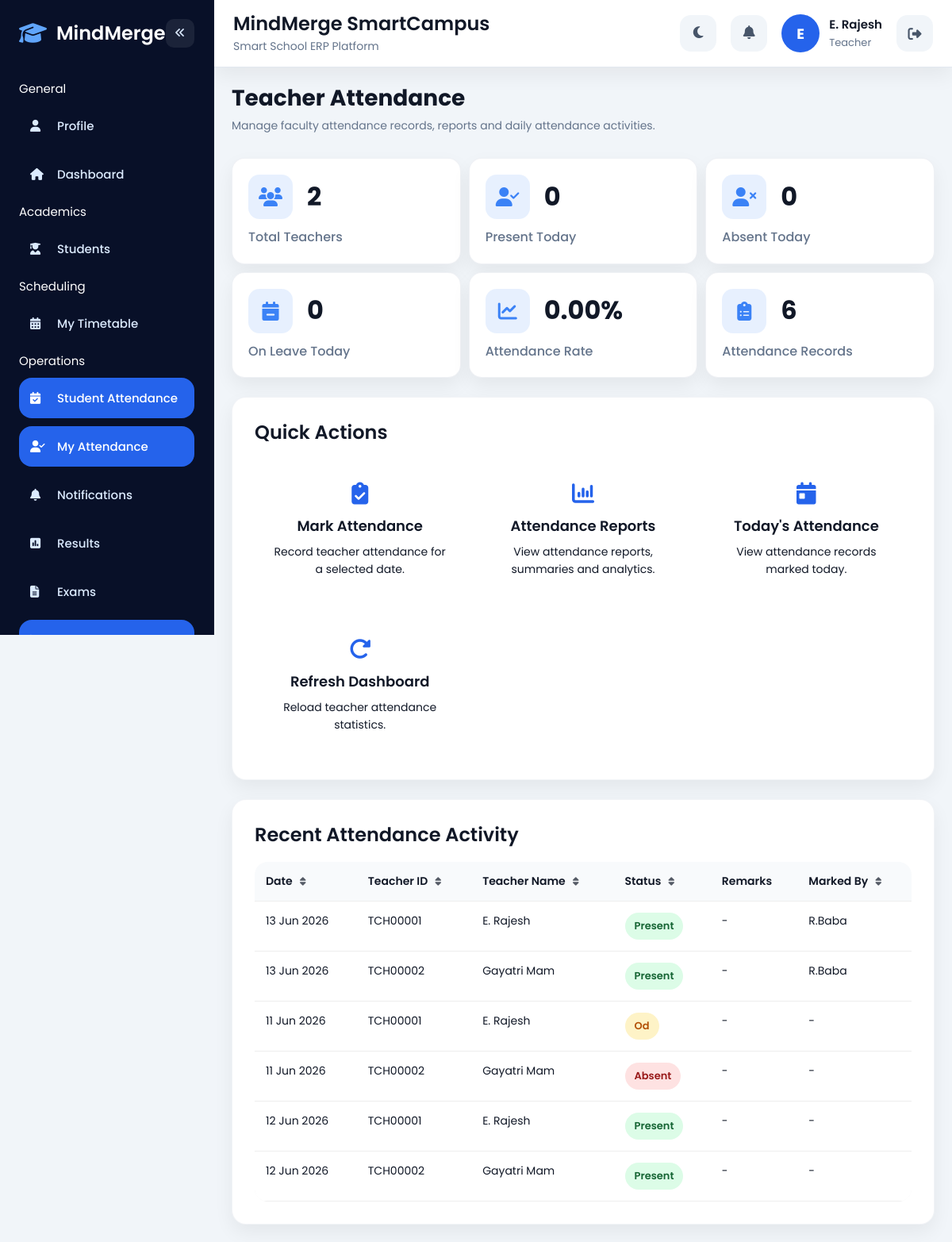
The page /attendance/teacher/index.php (signed in) on the database its author committed.
### tables this page shows
CREATE TABLE `teacher_attendance` (
  `attendance_id` int(11) NOT NULL,
  `teacher_id` int(11) NOT NULL,
  `attendance_date` date NOT NULL,
  `status` enum('present','absent','leave','medical_leave','od','half_day') NOT NULL DEFAULT 'present',
  `remarks` text DEFAULT NULL,
  `created_by` int(11) DEFAULT NULL,
  `created_at` timestamp NOT NULL DEFAULT current_timestamp(),
  `updated_at` timestamp NULL DEFAULT NULL ON UPDATE current_timestamp()
);

CREATE TABLE `teachers` (
  `id` int(11) NOT NULL,
  `user_id` int(11) NOT NULL,
  `teacher_id` varchar(50) DEFAULT NULL,
  `class_id` int(11) DEFAULT NULL,
  `section_id` int(11) DEFAULT NULL,
  `subject_name` varchar(100) DEFAULT NULL,
  `qualification` varchar(100) DEFAULT NULL,
  `specialization` varchar(100) DEFAULT NULL,
  `salary` decimal(10,2) DEFAULT NULL,
  `created_at` timestamp NOT NULL DEFAULT current_timestamp()
);

CREATE TABLE `users` (
  `id` int(11) NOT NULL,
  `full_name` varchar(100) NOT NULL,
  `email` varchar(100) NOT NULL,
  `phone` varchar(20) NOT NULL,
  `password` varchar(255) NOT NULL,
  `role` enum('admin','teacher','student','parent') NOT NULL,
  `profile_photo` varchar(255) DEFAULT 'default.png',
  `theme_preference` varchar(20) DEFAULT 'light',
  `created_at` timestamp NOT NULL DEFAULT current_timestamp(),
  `admin_id` varchar(50) DEFAULT NULL
);

### attendance/teacher/index.php (the view, shortened to what this page needs)
<?php
include('../../config/db.php');
$total_teachers = mysqli_fetch_assoc(
mysqli_query(
$conn,
"SELECT COUNT(*) total
FROM teachers"
)
)['total'];
$present_today = mysqli_fetch_assoc(
mysqli_query(
$conn,
"SELECT COUNT(*) total
FROM teacher_attendance
WHERE
attendance_date = CURDATE()
AND
status='present'"
)
)['total'];
$absent_today = mysqli_fetch_assoc(
mysqli_query(
$conn,
"SELECT COUNT(*) total
FROM teacher_attendance
WHERE
attendance_date = CURDATE()
AND
status='absent'"
)
)['total'];
$leave_today = mysqli_fetch_assoc(
mysqli_query(
$conn,
"SELECT COUNT(*) total
FROM teacher_attendance
WHERE
attendance_date = CURDATE()
AND
status IN
(
'leave',
'medical_leave',
'od'
)"
)
)['total'];
$total_records = mysqli_fetch_assoc(
mysqli_query(
$conn,
"SELECT COUNT(*) total
FROM teacher_attendance"
)
)['total'];
$today_percentage = 0;
$recent_attendance = mysqli_query(
$conn,
"SELECT
ta.attendance_id,
ta.attendance_date,
ta.status,
ta.remarks,
t.teacher_id,
u.full_name,
creator.full_name AS marked_by
FROM teacher_attendance ta
JOIN teachers t
ON ta.teacher_id=t.id
JOIN users u
ON t.user_id=u.id
LEFT JOIN users creator
ON ta.created_by=creator.id
ORDER BY ta.created_at DESC
LIMIT 20"
);
?>
    <!DOCTYPE html>
    <html lang="en">
    <head>
    <link rel="stylesheet" href="../../assets/css/global.css">
    <link rel="stylesheet" href="../../assets/css/layout.css">
    <link rel="stylesheet" href="../../assets/css/components.css">
    <link
    rel="stylesheet"
    href="https://cdnjs.cloudflare.com/ajax/libs/font-awesome/6.5.1/css/all.min.css">
    </head>
    <body>
    <div class="app-layout">
    <?php include('../../partials/sidebar.php'); ?>
    <div class="main-content">
    <?php include('../../partials/topbar.php'); ?>
    <div class="page-content">
<div class="page-header">
    <div>
        <h1>
            Teacher Attendance
        </h1>
        <p>
            Manage faculty attendance records, reports and daily attendance activities.
        </p>
    </div>
</div>
<div class="dashboard-grid">
    <div class="dashboard-card stat-card">
        <div class="stat-top">
            <div class="card-icon">
                <i class="fa-solid fa-users"></i>
            </div>
            <h3>
                <?php echo $total_teachers; ?>
            </h3>
        </div>
        <p>
            Total Teachers
        </p>
    </div>
    <div class="dashboard-card stat-card">
        <div class="stat-top">
            <div class="card-icon">
                <i class="fa-solid fa-user-check"></i>
            </div>
            <h3>
                <?php echo $present_today; ?>
            </h3>
        </div>
        <p>
            Present Today
        </p>
    </div>
    <div class="dashboard-card stat-card">
        <div class="stat-top">
            <div class="card-icon">
                <i class="fa-solid fa-user-xmark"></i>
            </div>
            <h3>
                <?php echo $absent_today; ?>
            </h3>
        </div>
        <p>
            Absent Today
        </p>
    </div>
    <div class="dashboard-card stat-card">
        <div class="stat-top">
            <div class="card-icon">
                <i class="fa-solid fa-calendar-minus"></i>
            </div>
            <h3>
                <?php echo $leave_today; ?>
            </h3>
        </div>
        <p>
            On Leave Today
        </p>
    </div>
    <div class="dashboard-card stat-card">
        <div class="stat-top">
            <div class="card-icon">
                <i class="fa-solid fa-chart-line"></i>
            </div>
            <h3>
                <?php
echo number_format(
floatval(
$today_percentage
),
2
);
?>%
            </h3>
        </div>
        <p>
            Attendance Rate
        </p>
    </div>
    <div class="dashboard-card stat-card">
<div class="stat-top">
<div class="card-icon">
<i class="fa-solid fa-clipboard-list"></i>
</div>
<h3>
<?php echo $total_records; ?>
</h3>
</div>
<p>
Attendance Records
</p>
</div>
</div>
<div class="dashboard-section">
    <div class="section-header">
        <h2>
            Quick Actions
        </h2>
    </div>
    <div class="quick-actions">
        <a
        href="mark.php"
        class="action-card"
        >
            <i class="fa-solid fa-clipboard-check"></i>
            <h3>
                Mark Attendance
            </h3>
            <p>
                Record teacher attendance for a selected date.
            </p>
        </a>
        <a
        href="report.php"
        class="action-card"
        >
            <i class="fa-solid fa-chart-column"></i>
            <h3>
                Attendance Reports
            </h3>
            <p>
                View attendance reports, summaries and analytics.
            </p>
        </a>
        <a
        href="report.php?date_from=<?php echo date('Y-m-d'); ?>&date_to=<?php echo date('Y-m-d'); ?>"
        class="action-card"
        >
            <i class="fa-solid fa-calendar-day"></i>
            <h3>
                Today's Attendance
            </h3>
            <p>
                View attendance records marked today.
            </p>
        </a>
    <a
href="index.php"
class="action-card"
>
<i class="fa-solid fa-rotate-right"></i>
<h3>
Refresh Dashboard
</h3>
<p>
Reload teacher attendance statistics.
</p>
</a>
    </div>
</div>
<div class="dashboard-section">
    <div class="section-header">
        <h2>
            Recent Attendance Activity
        </h2>
    </div>
    <div class="table-responsive">
        <table
        class="data-table custom-table"
        >
            <thead>
                <tr>
                    <th data-sort="true">
                        Date
                    </th>
                    <th data-sort="true">
                        Teacher ID
                    </th>
                    <th data-sort="true">
                        Teacher Name
                    </th>
                    <th data-sort="true">
                        Status
                    </th>
                    <th>
                        Remarks
                    </th>
                    <th data-sort="true">
                        Marked By
                    </th>
                </tr>
            </thead>
            <tbody>
                <?php
                if(
                mysqli_num_rows(
                $recent_attendance
                ) > 0
                ){
                while(
                $row =
                mysqli_fetch_assoc(
                $recent_attendance
                )
                ){
                ?>
                <tr>
                    <td>
                        <?php
                        echo date(
                        'd M Y',
                        strtotime(
                        $row['attendance_date']
                        )
                        );
                        ?>
                    </td>
                    <td>
                        <?php
                        echo htmlspecialchars(
                        $row['teacher_id']
                        );
                        ?>
                    </td>
                    <td>
                        <?php
                        echo htmlspecialchars(
                        $row['full_name']
                        );
                        ?>
                    </td>
                    <td>
                        <?php
                        $badge_class =
                        'secondary';
                        if(
                        $row['status']
                        ==
                        'present'
                        ){
                        $badge_class =
                        'success';
                        }
                        elseif(
                        $row['status']
                        ==
                        'absent'
                        ){
                        $badge_class =
                        'danger';
                        }
                        else{
                        $badge_class =
                        'warning';
                        }
                        ?>
                        <span
class="status <?php echo $badge_class; ?>"
>
                            <?php
                            echo ucwords(
                            str_replace(
                            '_',
                            ' ',
                            $row['status']
                            )
                            );
                            ?>
                        </span>
                    </td>
                    <td>
                        <?php
                        echo !empty(
                        $row['remarks']
                        )
                        ?
                        htmlspecialchars(
                        $row['remarks']
                        )
                        :
                        '-';
                        ?>
                    </td>
                    <td>
                        <?php
                        echo !empty(
                        $row['marked_by']
                        )
                        ?
                        htmlspecialchars(
                        $row['marked_by']
                        )
                        :
                        '-';
                        ?>
                    </td>
                </tr>
                <?php
                }
                }
                ?>
            </tbody>
        </table>
    </div>
</div>
</div>
</body>
</html>

### assets/css/global.css (style rules this page uses)
:root { --primary:#2563eb; --primary-dark:#1d4ed8; --bg:#f1f5f9; --sidebar:#081028; --card:#ffffff; --text:#111827; --muted:#64748b; --success:#22c55e; --danger:#ef4444; --warning:#f59e0b; --radius-lg:18px; --radius-md:14px; --radius-sm:10px; --shadow: 0 10px 25px rgba(0,0,0,0.06); }
* { margin:0; padding:0; box-sizing:border-box; }
html, body { width:100%; overflow-x:hidden; scroll-behavior:smooth; }
body { font-family:'Poppins',sans-serif; background:var(--bg); color:var(--text); font-size:15px; }
h1 { font-size:34px; font-weight:700; line-height:1.2; }
h2 { font-size:24px; font-weight:600; line-height:1.3; }
h3 { font-size:18px; font-weight:600; line-height:1.4; }
p { color:var(--muted); line-height:1.6; font-size:14px; }
.page-content { padding:24px; width:100%; max-width:1500px; margin:auto; }
.table-responsive { width:100%; overflow-x:auto; border-radius:16px; }
@media (max-width:1200px) { .page-content { padding:22px; } }

### assets/css/layout.css (style rules this page uses)
.app-layout { display:flex; min-height:100vh; background:var(--bg); }
.main-content { margin-left:270px; width:100%; min-height:100vh; transition:0.3s; }

### assets/css/components.css (style rules this page uses)
.dashboard-grid { display:grid; grid-template-columns: repeat(auto-fit,minmax(260px,1fr)); gap:10px; }
.dashboard-card { background:var(--card); border-radius:var(--radius-lg); box-shadow:var(--shadow); transition:0.3s; width:100%; overflow:hidden; padding:24px; border:1px solid rgba(148,163,184,.15); }
.table-responsive { width:100%; overflow-x:auto; border-radius:16px; }
.custom-table { width:100%; min-width:700px; border-collapse:collapse; background:var(--card); border-radius:16px; overflow:hidden; box-shadow:var(--shadow); }
.custom-table th, .custom-table td { padding:14px 16px; text-align:left; border-bottom:1px solid #eee; font-size:14px; vertical-align:top; }
.custom-table th { background:#f8fafc; font-weight:600; }
.page-header { display:flex; justify-content:space-between; align-items:center; gap:20px; flex-wrap:wrap; margin-bottom:30px; }
.dashboard-section { margin-top:24px; background:var(--card); padding:28px; border-radius:var(--radius-lg); box-shadow:var(--shadow); overflow:hidden; border:1px solid rgba(148,163,184,.12); }
.section-header { margin-bottom:18px; }
.card-icon { width:52px; height:52px; display:flex; align-items:center; justify-content:center; border-radius:12px; background:rgba(59,130,246,0.12); }
.card-icon i { font-size:22px; color:#3b82f6; }
.quick-actions { display:grid; grid-template-columns: repeat(auto-fit,minmax(250px,1fr)); gap:20px; align-items:stretch; }
.action-card { background:var(--card); padding:24px; border-radius:18px; text-align:center; display:flex; flex-direction:column; justify-content:center; min-height:180px; width:auto; height:100%; }
.action-card h3, .action-card p { text-decoration:none; color:inherit; }
.action-card i { font-size:28px; margin-bottom:14px; color:var(--primary); }
.action-card h3 { margin-bottom:8px; }
.action-card, .action-card:visited, .action-card:hover, .action-card:focus { text-decoration:none !important; color:inherit; }
.action-card h3, .action-card p { text-decoration:none !important; }
.status { padding:7px 12px; border-radius:30px; font-size:13px; font-weight:600; display:inline-block; }
.status.success { background:#dcfce7; color:#166534; }
.status.warning { background:#fef3c7; color:#92400e; }
.status.danger { background:#fee2e2; color:#991b1b; }
.custom-table th[data-sort="true"] { cursor:pointer; user-select:none; white-space:nowrap; }
.custom-table th, .custom-table td { padding:16px 18px; }
.status.warning { background:#fef3c7; color:#b45309; }
.stat-card { padding:20px; border:1px solid rgba(148,163,184,.15); border-radius:16px; background:var(--card); min-height:120px; }
.stat-top { display:flex; align-items:center; gap:18px; margin-bottom:10px; }
.stat-top h3 { margin:0; font-size:32px; font-weight:700; color:var(--text); }
.stat-card p { margin:0; font-size:16px; font-weight:500; color:var(--muted); }
.card-icon { width:56px; height:56px; display:flex; align-items:center; justify-content:center; border-radius:14px; background:rgba(59,130,246,0.12); }
.card-icon i { font-size:24px; color:#3b82f6; }
.data-table { width:100%; border-collapse:collapse; }
.data-table th { padding:14px; text-align:left; font-weight:600; }
.data-table td { padding:14px; border-top:1px solid rgba(148,163,184,.15); }
.quick-actions { display:grid; grid-template-columns: repeat( auto-fit, minmax( 220px, 1fr ) ); gap:16px; }
.quick-actions .action-card { width:100%; margin:0; }

### rows shown on the page
teacher_attendance: attendance_date "13 Jun 2026", teacher.teacher_id "TCH00001", users.full_name "E. Rajesh", status "Present", users.full_name "R.Baba"
teacher_attendance: attendance_date "13 Jun 2026", teacher.teacher_id "TCH00002", users.full_name "Gayatri Mam", status "Present", users.full_name "R.Baba"
teacher_attendance: attendance_date "11 Jun 2026", teacher.teacher_id "TCH00001", users.full_name "E. Rajesh", status "Od"
teacher_attendance: attendance_date "11 Jun 2026", teacher.teacher_id "TCH00002", users.full_name "Gayatri Mam", status "Absent"
teacher_attendance: attendance_date "12 Jun 2026", teacher.teacher_id "TCH00001", users.full_name "E. Rajesh", status "Present"
teacher_attendance: attendance_date "12 Jun 2026", teacher.teacher_id "TCH00002", users.full_name "Gayatri Mam", status "Present"

### other values the page prints
$group['label'] "General"
$config['label'] "Profile"
$config['label'] "Dashboard"
$group['label'] "Academics"
$config['label'] "Students"
$group['label'] "Scheduling"
$config['label'] "My Timetable"
$group['label'] "Operations"
$config['label'] "Student Attendance"
$config['label'] "My Attendance"
$config['label'] "Notifications"
$config['label'] "Results"
$config['label'] "Exams"
$first_letter "E"
$full_name "E. Rajesh"
